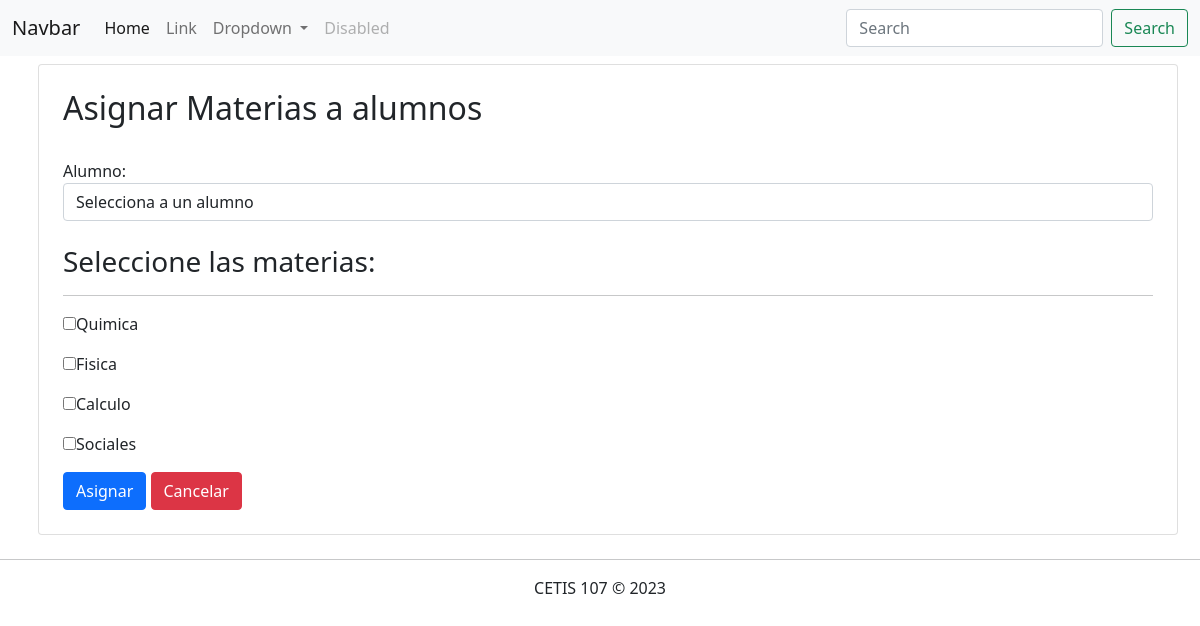
/AsignarMaterias.php, run on the app's committed database.
### tables this page shows
CREATE TABLE `materia` (
  `id` bigint(20) NOT NULL,
  `nombre` varchar(100) NOT NULL,
  `semestre` int(11) NOT NULL,
  `especialidad` varchar(100) NOT NULL
);

### AsignarMaterias.php (the view, shortened to what this page needs)
<!DOCTYPE html>
<html lang="en">
<head>
    <link rel="stylesheet" href="css/bootstrap.css">
</head>
<body>
    <?php
        include 'menu.php';
        include 'conexion.php';
        $sql_materias ="SELECT * FROM materia";
        $datos_materias = $conexion->query($sql_materias);
    ?>
    <div class="container">
        <div class="row">
            <div class="col-12 card p-4 m-2">
                <h2>Asignar Materias a alumnos</h2><br>
                <form action="">
                    <label for="">Alumno:</label>
                    <select name="alumno" class="form-control">
                        <option value="">Selecciona a un alumno</option>
                    </select><br>
                    <h3>Seleccione las materias:</h3><hr>
                    <?php if($datos_materias->num_rows > 0) {
                            while($registro = $datos_materias->fetch_assoc()){ ?>
                            <p><input type="checkbox" name="materias[]" value="<?php echo $registro["id"]; ?>"><?php echo $registro["nombre"]; ?></p>
                    <?php } } ?>
                    <div>
                        <input type="submit" class="btn btn-primary" value="Asignar">
                        <a href="" class="btn btn-danger">Cancelar</a>
                    </div>
                </form>
            </div>
        </div>
    </div>
    <footer class="text-center">
        <hr>
        CETIS 107 &copy; 2023
    </footer>
</body>
</html>

### data on the page
materia: nombre "Quimica"
materia: nombre "Fisica"
materia: nombre "Calculo"
materia: nombre "Sociales"
